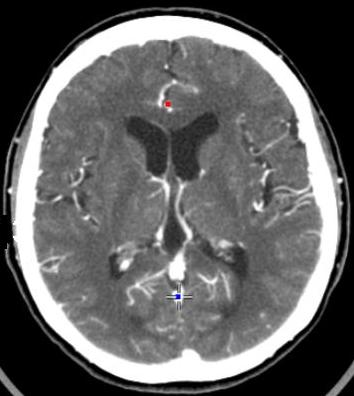
#> input picture tmp/default_input/image1.jpg, 354 x 396 px, given as the content of the folder dataset/Brain Tumor/Brain Tumor, which was not available
$ python generate_multiscale.py
#> lines starting #> are read from the running program, lines starting #| are printed output that depends on the picture; pictures that were not available may be replaced by others from this repository, and a replacement may not be noted
import argparse
import glob
import os
from PIL import Image

def main(args):
    scale_list = [0.75, 0.5, 0.33]
    shortestEdge = 240
    path_list = sorted(glob.glob(os.path.join(args.input, '*')))
    for path in path_list:
        print(path)
        basename = os.path.splitext(os.path.basename(path))[0]

        img = Image.open(path)
#> img is the input picture: PIL image 354x396 RGB; mean R, G, B 99.6, 99.6, 99.6
        width, height = img.size
#> width = 354; height = 396
        for idx, scale in enumerate(scale_list):
            print(f'\t{scale:.2f}')
            rlt = img.resize((int(width*scale), int(height*scale)), resample=Image.LANCZOS)
            rlt.save(os.path.join(args.output, f'{basename}T{idx}.png'))
#> this loop made 3 passes
#> pass 2, in main, `rlt = img.resize((int(width*scale), int(height*scale)), resample=Image..`:
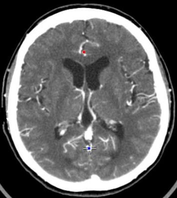
#> rlt: PIL image 177x198 RGB; mean R, G, B 99.6, 99.6, 99.6
#> pass 3, in main, `rlt = img.resize((int(width*scale), int(height*scale)), resample=Image..`:
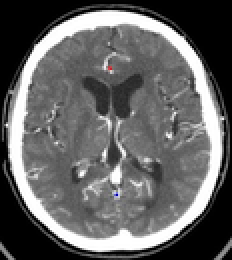
#> rlt: PIL image 116x130 RGB (shown 2 times larger); mean R, G, B 99.6, 99.6, 99.6

        if width < height:
            ratio = height / width
#> ratio = 1.12
            width = shortestEdge
            height = int(width*ratio)
#> height = 268
        else:
            ratio = width/height
            height = shortestEdge
            width = int(height*ratio)
        rlt = img.resize((int(width), int(height)), resample=Image.LANCZOS)
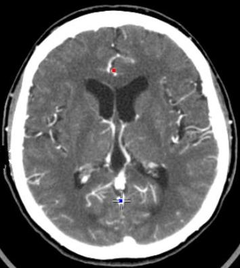
#> rlt: PIL image 240x268 RGB; mean R, G, B 99.6, 99.6, 99.6
        rlt.save(os.path.join(args.output, f'{basename}T{idx+1}.png'))

if __name__ == "__main__":
    parser = argparse.ArgumentParser()
    parser.add_argument('--input', type=str, default='dataset\Brain Tumor\Brain Tumor', help='Input Folder')
    parser.add_argument('--output', type=str, default='dataset\Brain Tumor\Brain_Tumor_multiscale', help='Output Folder')
    args = parser.parse_args()

    os.makedirs(args.output, exist_ok=True)
    main(args)
